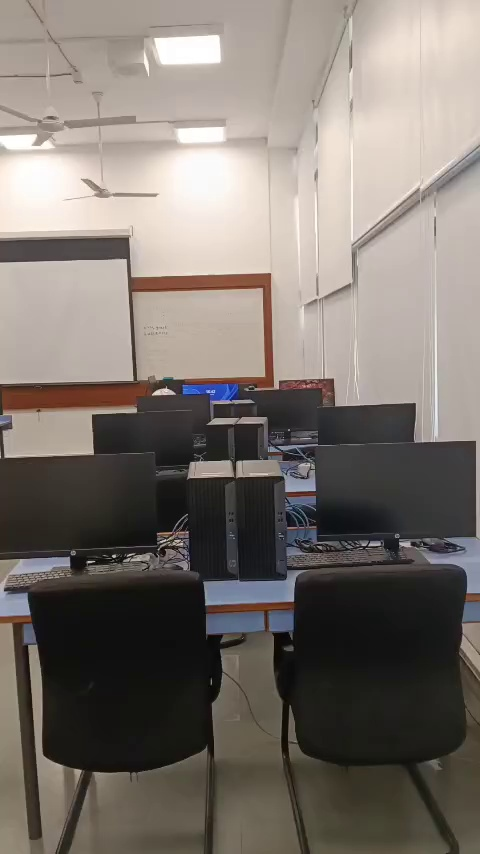
#> input picture scratch_pan1.jpg, 480 x 854 px, given in place of WhatsApp Video 2026-10-30 at 17.02.34.mp4, which was not available
$ python step1_indoor_frame_curation.py   (older library calls are emulated)
#> lines starting #> are read from the running program, lines starting #| are printed output that depends on the picture
r"""
F.O.R.G.E. — Phase 1: Video Audit, Sharpness Calibration & Adaptive Frame Selection
Target Video: C:\Users\25beevdt025\Downloads\WhatsApp Video 2026-10-30 at 17.02.34.mp4
Output: outputs/indoor/outdoor_pipeline_applied_video1/
"""

import os
import sys
import json
import time
from pathlib import Path
import numpy as np
import cv2
from PIL import Image

PROJECT_ROOT = Path(__file__).resolve().parent.parent
sys.path.insert(0, str(PROJECT_ROOT))

VIDEO_PATH = Path(r"C:\Users\25beevdt025\Downloads\WhatsApp Video 2026-10-30 at 17.02.34.mp4")
OUT_DIR = PROJECT_ROOT / "outputs/indoor/outdoor_pipeline_applied_video1"
FRAMES_DIR = OUT_DIR / "frames"
DIAG_DIR = OUT_DIR / "diagnostics"

for d in [OUT_DIR, FRAMES_DIR, DIAG_DIR]:
    d.mkdir(parents=True, exist_ok=True)

print("=" * 76)
print("  F.O.R.G.E. — STEP 1: VIDEO AUDIT, SHARPNESS CALIBRATION & ADAPTIVE CURATION")
print(f"  Target Video: {VIDEO_PATH}")
print(f"  Target Dir:   {OUT_DIR}")
print("=" * 76)

cap = cv2.VideoCapture(str(VIDEO_PATH))
if not cap.isOpened():
    raise FileNotFoundError(f"Failed to open video: {VIDEO_PATH}")

total_frames = int(cap.get(cv2.CAP_PROP_FRAME_COUNT))
fps = cap.get(cv2.CAP_PROP_FPS) or 29.8
width = int(cap.get(cv2.CAP_PROP_FRAME_WIDTH))
height = int(cap.get(cv2.CAP_PROP_FRAME_HEIGHT))
duration = total_frames / fps

print(f"[*] Metadata: {width}x{height}, {fps:.2f} FPS, {total_frames} frames ({duration:.2f}s)")

# 1. Full Video Audit: Sharpness, Disparity & Feature Overlap
print(f"[*] Auditing all {total_frames} frames...")
orb = cv2.ORB_create(nfeatures=500)
bf = cv2.BFMatcher(cv2.NORM_HAMMING, crossCheck=True)

metrics = []
prev_gray = None
prev_kp = None
prev_des = None

f_idx = 0
while cap.isOpened():
    ret, frame_bgr = cap.read()
#> frame_bgr is the input picture: shape (854, 480, 3); mean B, G, R 110.1, 116.4, 124
    if not ret:
        break
    t_sec = f_idx / fps
    gray = cv2.cvtColor(frame_bgr, cv2.COLOR_BGR2GRAY)
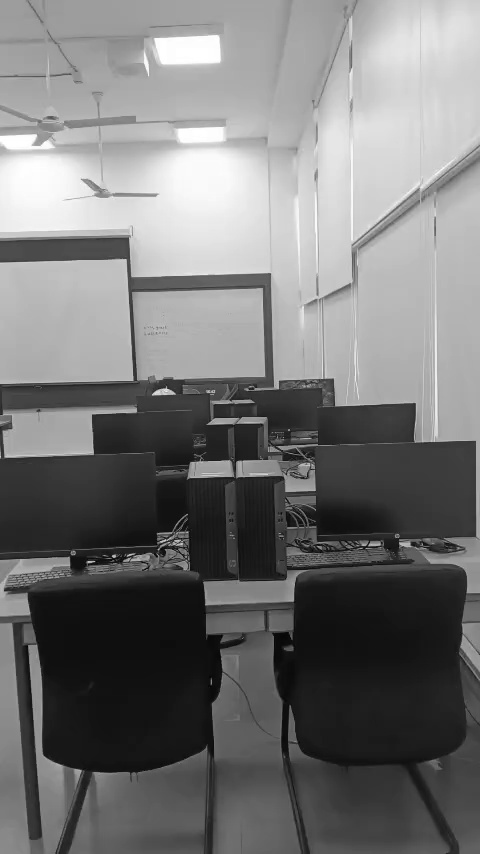
#> gray: shape (854, 480); min 0, max 255, mean 118

    # Laplacian sharpness
    lap_var = float(cv2.Laplacian(gray, cv2.CV_64F).var())
#> lap_var = 476.9

    # Inter-frame disparity proxy
    if prev_gray is not None:
        g1 = cv2.resize(prev_gray, (160, 160))
        g2 = cv2.resize(gray, (160, 160))
        disp = float(np.mean(cv2.absdiff(g1, g2)))
    else:
        disp = 0.0

    kp, des = orb.detectAndCompute(gray, None)
#> kp = 500 keypoints; strongest (x, y, size): (113, 555, 31), (371, 544, 31), (400, 544, 31), (88, 561, 31)
    overlap = 1.0
    if prev_des is not None and des is not None and len(des) > 10 and len(prev_des) > 10:
        matches = bf.match(prev_des, des)
        overlap = len(matches) / max(1, min(len(prev_des), len(des)))

    metrics.append({
        "frame_idx": f_idx,
        "timestamp_sec": round(t_sec, 3),
        "sharpness": round(lap_var, 2),
        "disparity": round(disp, 2),
        "overlap": round(overlap, 3),
        "feature_count": len(kp) if kp is not None else 0
    })

    prev_gray = gray
    prev_kp = kp
#> prev_kp has the same summary as kp
    prev_des = des
    f_idx += 1

cap.release()

# 2. Calibrate Sharpness Distribution
sharpnesses = np.array([m["sharpness"] for m in metrics])
p10 = float(np.percentile(sharpnesses, 10))
p25 = float(np.percentile(sharpnesses, 25))
p50 = float(np.median(sharpnesses))
p75 = float(np.percentile(sharpnesses, 75))
p90 = float(np.percentile(sharpnesses, 90))

print("\n[*] Laplacian Sharpness Calibration:")
print(f"    Min:    {np.min(sharpnesses):.2f}")
print(f"    p10:    {p10:.2f}")
print(f"    p25:    {p25:.2f}")
print(f"    Median: {p50:.2f}")
print(f"    p75:    {p75:.2f}")
print(f"    p90:    {p90:.2f}")
print(f"    Max:    {np.max(sharpnesses):.2f}")

# Setting blur threshold at p25 (clearing out blurry turns while retaining coverage)
calibrated_blur_thresh = max(p25, 40.0)
print(f"    Calibrated Blur Threshold: {calibrated_blur_thresh:.2f}")

# 3. Adaptive Keyframe Selection: Initial Candidate Set (16 frames) + Adaptive Expansion
# Partition video into 16 uniform temporal bins, select sharpest frame with sufficient feature richness in each bin
target_base_bins = 16
bin_size = total_frames / target_base_bins
candidate_indices = []

for b in range(target_base_bins):
    b_start = int(b * bin_size)
    b_end = int((b + 1) * bin_size)
    bin_metrics = metrics[b_start:b_end]

    # Filter candidates by calibrated blur threshold
    valid_in_bin = [m for m in bin_metrics if m["sharpness"] >= calibrated_blur_thresh]
    if not valid_in_bin:
        # Fallback to the single best in this bin
        valid_in_bin = bin_metrics

    # Sort by a joint score of sharpness and feature count
    best_frame = max(valid_in_bin, key=lambda m: m["sharpness"] * np.log1p(m["feature_count"]))
    candidate_indices.append(best_frame["frame_idx"])

print(f"\n[*] Initial 16 Base Geometry Keyframes: {candidate_indices}")

# Adaptive Expansion: Check for coverage gaps or high disparity jumps between consecutive keyframes
# If cumulative disparity between consecutive keyframes is very high, insert intermediate sharp frames
cap = cv2.VideoCapture(str(VIDEO_PATH))
expanded_indices = list(candidate_indices)

# Check consecutive keyframe pairs for large disparity gaps
inserted_count = 0
for i in range(len(candidate_indices) - 1):
    idx_a = candidate_indices[i]
    idx_b = candidate_indices[i + 1]

    # Cumulative disparity between a and b
    segment_disps = [metrics[k]["disparity"] for k in range(idx_a, idx_b)]
    cum_disp = sum(segment_disps)

    # If disparity gap is above 75th percentile of all inter-frame gaps, insert mid-point sharp frame
    if cum_disp > 180.0 and (idx_b - idx_a) > 20:
        mid_range = range(idx_a + (idx_b - idx_a) // 3, idx_b - (idx_b - idx_a) // 3)
        mid_metrics = [metrics[k] for k in mid_range if metrics[k]["sharpness"] >= calibrated_blur_thresh]
        if mid_metrics:
            best_mid = max(mid_metrics, key=lambda m: m["sharpness"])
            expanded_indices.append(best_mid["frame_idx"])
            inserted_count += 1

expanded_indices = sorted(list(set(expanded_indices)))
print(f"[*] Adaptive Expansion added {inserted_count} intermediate frames -> Total Curated Frames: {len(expanded_indices)}")

# 4. Extract and Save Curated Keyframes
saved_records = []
for order_idx, f_no in enumerate(expanded_indices):
    cap.set(cv2.CAP_PROP_POS_FRAMES, f_no)
    ret, frame_bgr = cap.read()
    if not ret:
        continue
    t_sec = f_no / fps
    fn = FRAMES_DIR / f"frame_{order_idx:04d}_idx{f_no:05d}_{t_sec:.3f}s.png"
    cv2.imwrite(str(fn), frame_bgr)

    m_info = metrics[f_no]
    saved_records.append({
        "order_idx": order_idx,
        "frame_idx": f_no,
        "timestamp_sec": round(t_sec, 3),
        "sharpness": m_info["sharpness"],
        "disparity": m_info["disparity"],
        "overlap": m_info["overlap"],
        "feature_count": m_info["feature_count"],
        "file_path": str(fn.resolve()),
        "file_name": fn.name
    })

cap.release()

# 5. Save Frame Selection Manifest & Report
report = {
    "video_path": str(VIDEO_PATH),
    "total_video_frames": total_frames,
    "fps": fps,
    "duration_sec": duration,
    "resolution": [width, height],
    "sharpness_stats": {
        "p10": p10, "p25": p25, "median": p50, "p75": p75, "p90": p90,
        "calibrated_threshold": calibrated_blur_thresh
    },
    "base_keyframes_count": len(candidate_indices),
    "expanded_keyframes_count": len(expanded_indices),
    "selected_frames": saved_records
}

manifest_path = DIAG_DIR / "curated_frames_manifest.json"
manifest_path.write_text(json.dumps(report, indent=2))
print(f"[+] Saved curated frames manifest to: {manifest_path}")
print(f"[+] Curated {len(saved_records)} keyframes spanning {duration:.2f}s of indoor video.")

$ run again, on scratch_pan2.jpg
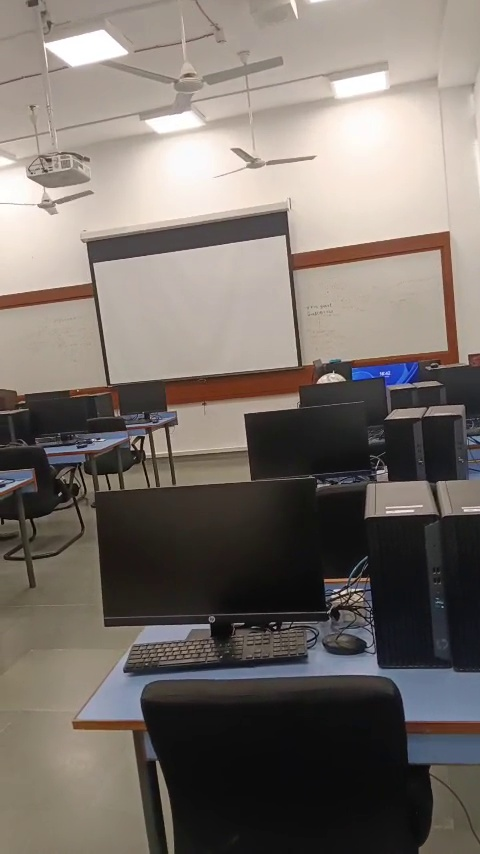
#> input picture scratch_pan2.jpg, 480 x 854 px, given in place of WhatsApp Video 2026-10-30 at 17.02.34.mp4, which was not available
#> frame_bgr is the input picture: shape (854, 480, 3); mean B, G, R 106.4, 112.4, 120.4
#> `gray = cv2.cvtColor(frame_bgr, cv2.COLOR_BGR2GRAY)`:
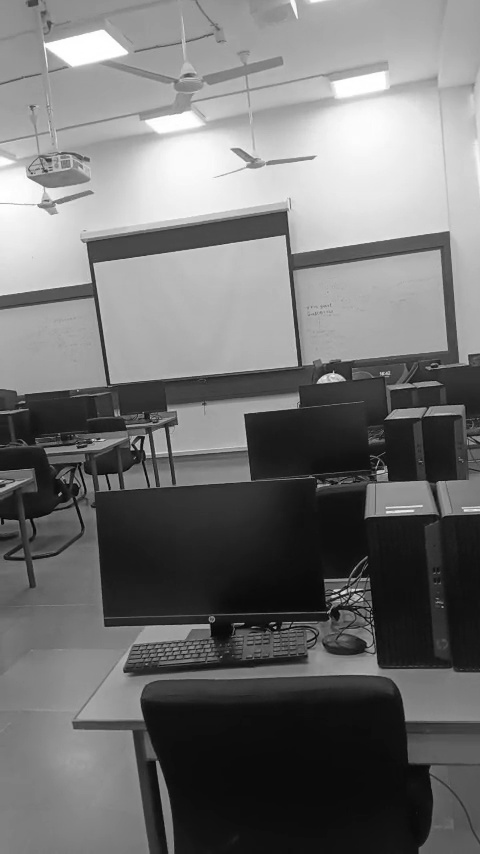
#> gray: shape (854, 480); min 2, max 255, mean 114.2
#> lap_var = 493.2
#> kp = 500 keypoints; strongest (x, y, size): (342, 593, 31), (143, 438, 31), (344, 591, 31), (132, 449, 31)
#> prev_kp has the same summary as kp

$ run again, on scratch_pan3.jpg
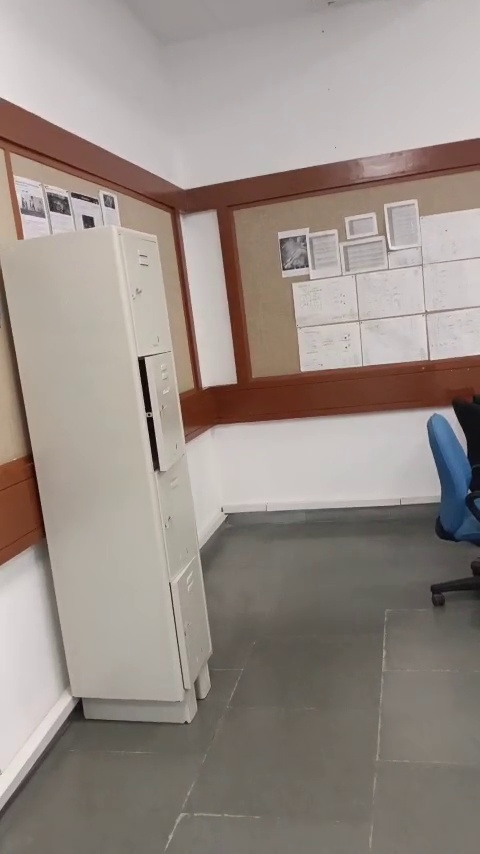
#> input picture scratch_pan3.jpg, 480 x 854 px, given in place of WhatsApp Video 2026-10-30 at 17.02.34.mp4, which was not available
#> frame_bgr is the input picture: shape (854, 480, 3); mean B, G, R 134.9, 141.4, 151.8
#> `gray = cv2.cvtColor(frame_bgr, cv2.COLOR_BGR2GRAY)`:
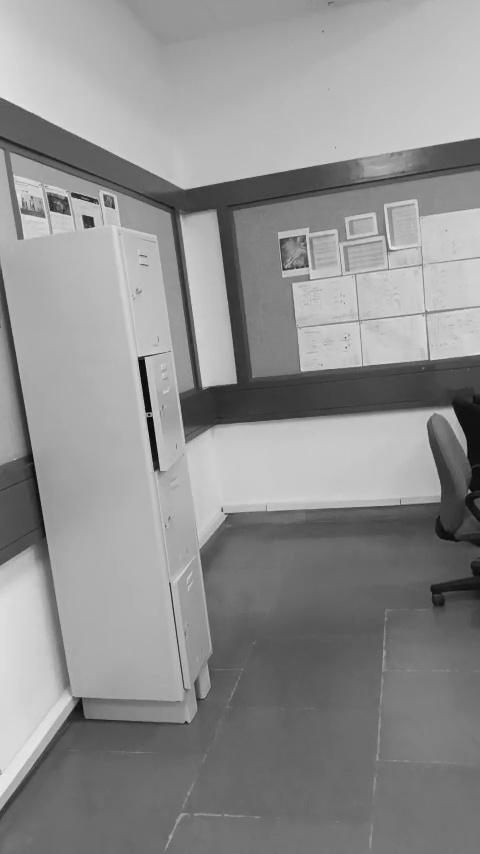
#> gray: shape (854, 480); min 6, max 238, mean 143.8
#> lap_var = 203.5
#> kp = 500 keypoints; strongest (x, y, size): (149, 415, 31), (143, 359, 37.2), (145, 359, 31), (139, 361, 64.3)
#> prev_kp has the same summary as kp

$ run again, on scratch_thumb_00s.jpg
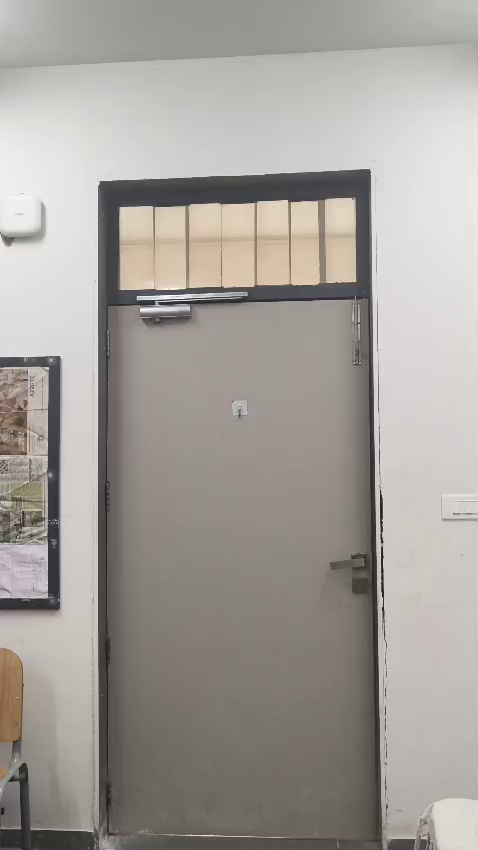
#> input picture scratch_thumb_00s.jpg, 478 x 850 px, given in place of WhatsApp Video 2026-10-30 at 17.02.34.mp4, which was not available
#> frame_bgr is the input picture: shape (850, 478, 3); mean B, G, R 154, 159.1, 163.8
#> `gray = cv2.cvtColor(frame_bgr, cv2.COLOR_BGR2GRAY)`:
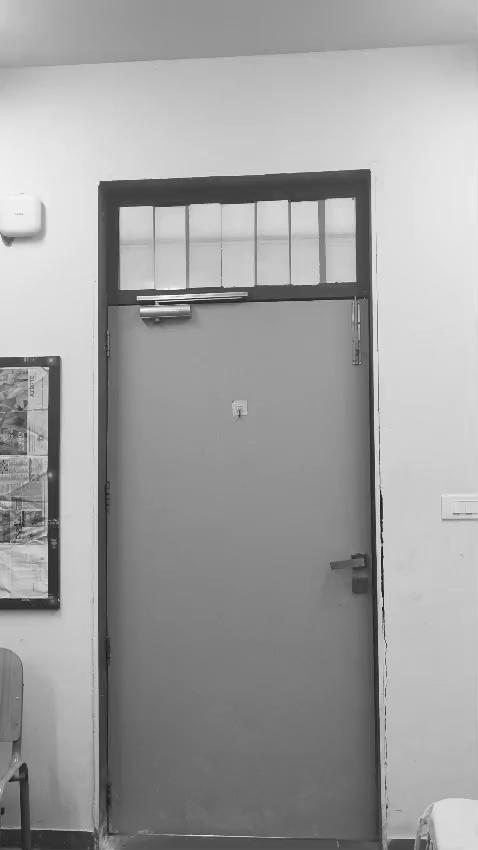
#> gray: shape (850, 478); min 23, max 254, mean 159.9
#> lap_var = 453.6
#> kp = 500 keypoints; strongest (x, y, size): (156, 301, 31), (156, 303, 31), (137, 297, 31), (139, 299, 37.2)
#> prev_kp has the same summary as kp
